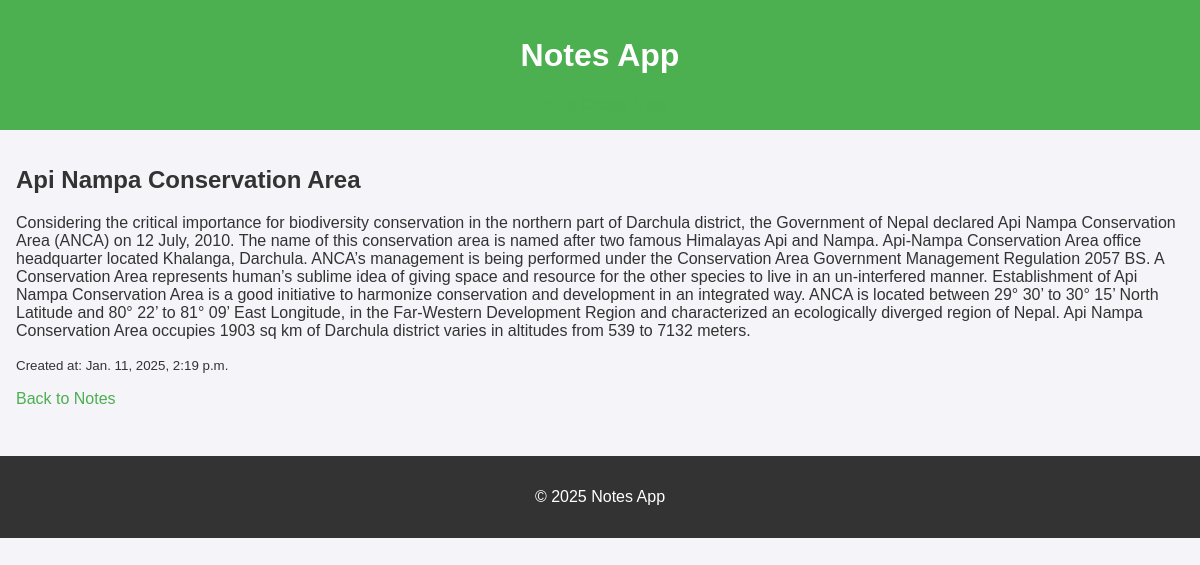
Screenshot of /17/ with the database file from the repository.
### notes/models.py (models this page shows, shortened)
class Note(models.Model):
    title = models.CharField(max_length=255)
    content = models.TextField()
    created_at = models.DateTimeField(auto_now_add=True)
    updated_at = models.DateTimeField(auto_now=True)

### notes/views.py (the view)
# urls.py: path('<int:pk>/', views.note_detail, name='note_detail'), # Note details
def note_detail(request, pk):
    note = get_object_or_404(Note, pk=pk)
    return render(request, 'note_detail.html', {'note': note})

### templates/note_detail.html
{% extends 'base.html' %}
{% block content %}
<h2>{{ note.title }}</h2>
<p>{{ note.content }}</p>
<p><small>Created at: {{ note.created_at }}</small></p>
<a href="{% url 'note_list' %}">Back to Notes</a>
{% endblock %}

### static/css/style.css (style rules this page uses)
body { font-family: Arial, sans-serif; background-color: #f4f4f9; color: #333; margin: 0; padding: 0; }
a { color: #4CAF50; text-decoration: none; }

### rows the page displays
Note: title "Api Nampa Conservation Area", content "Considering the critical importance for biodiversity conservation in the northern part of Darchula district, the Government of Nepal declared Api Nampa Conservation Area (ANCA) on 12 July, 2010. The name of this conservation area is named after two famous Himalayas Api and Nampa. Api-Nampa Conservation Area office headquarter located Khalanga, Darchula. ANCA’s management is being performed under the Conservation Area Government Management Regulation 2057 BS. A Conservation Area represents human’s sublime idea of giving space and resource for the other species to live in an un-interfered manner. Establishment of Api Nampa Conservation Area is a good initiative to harmonize conservation and…", created_at "Jan. 11, 2025, 2:19 p.m."
